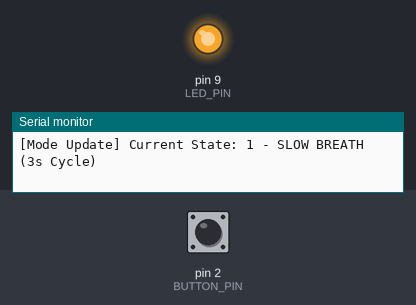
Simulated run of this sketch. Board: Arduino Uno, built with avr-gcc and run on an emulated ATmega328P. Shown: output pins drawn as LEDs (lit = HIGH), the last lines printed to the serial monitor. Inputs (shaded band) come from the test bench; at power-on: pin 2 (BUTTON_PIN) HIGH.

Above: at 1.2 s.
1.3 s: pin 2 (BUTTON_PIN) pulled LOW for 0.15 s
At 1.48 s:
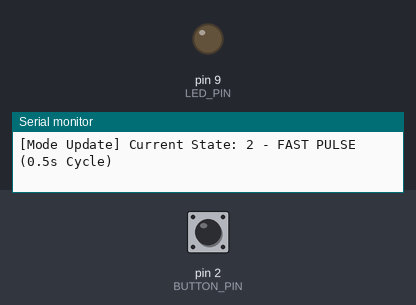
4.3 s: pin 2 (BUTTON_PIN) pulled LOW for 1 s
Timing chart, 0 to 13.6 s (numbered marks = the images above; inputs shaded):
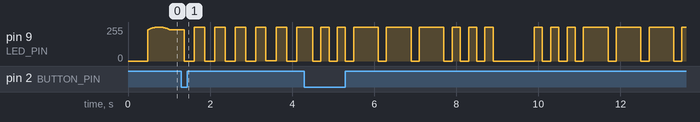

The sketch:

night_light.ino
```cpp
// Pin Definitions
const int LED_PIN = 9;       // Must be a PWM pin (indicated by '~' on Arduino)
const int BUTTON_PIN = 2;    // Button pin for mode toggle

// Operational Modes
enum LightMode {
  SLOW_BREATH,   // Mode 0: 3-second cycle
  FAST_PULSE,    // Mode 1: 0.5-second cycle
  SOS_PATTERN    // Mode 2: Distress flash
};

LightMode currentMode = SLOW_BREATH;

// Non-blocking Timing Variables
unsigned long lastModeChange = 0;
bool lastButtonState = HIGH;

// Variables for SOS Mode tracking
unsigned long sosStartTime = 0;
int sosStep = 0;
const int sosTimings[] = {
  200, 200, 200, 200, 200, 200, // S: 3 short flashes (on 200ms, off 200ms)
  600, 200, 600, 200, 600, 200, // O: 3 long flashes  (on 600ms, off 200ms)
  200, 200, 200, 200, 200, 1000 // S: 3 short flashes (on 200ms, off 1000ms rest)
};
const int SOS_STEPS_TOTAL = 18;

void setup() {
  Serial.begin(9600);

  pinMode(LED_PIN, OUTPUT);
  pinMode(BUTTON_PIN, INPUT_PULLUP); // Uses internal pull-up resistor

  // Print initial state
  logMode();
}

void loop() {
  unsigned long currentTime = millis();

  // --- 1. Button Press & State Detection ---
  bool currentButtonState = digitalRead(BUTTON_PIN);

  // Detect falling edge (Unpressed to Pressed transition)
  if (currentButtonState == LOW && lastButtonState == HIGH) {
    // Software debounce check (50ms window)
    if (currentTime - lastModeChange > 50) {
      // Rotate through modes: 0 -> 1 -> 2 -> 0
      if (currentMode == SLOW_BREATH) currentMode = FAST_PULSE;
      else if (currentMode == FAST_PULSE) currentMode = SOS_PATTERN;
      else if (currentMode == SOS_PATTERN) currentMode = SLOW_BREATH;

      sosStartTime = currentTime; // Reset SOS progression if entering mode 2
      sosStep = 0;

      logMode();
      lastModeChange = currentTime;
    }
  }
  lastButtonState = currentButtonState;

  // --- 2. Mode Execution Matrix ---
  if (currentMode == SLOW_BREATH) {
    // 3-second cycle = 3000ms
    // Converts time into a smooth sine wave cycle bouncing between 0 and 255
    float period = 3000.0;
    float angle = (currentTime / period) * 2.0 * PI;
    int brightness = (sin(angle) + 1.0) * 127.5; // Map sin (-1 to 1) to PWM (0 to 255)
    analogWrite(LED_PIN, brightness);
  }
  else if (currentMode == FAST_PULSE) {
    // 0.5-second cycle = 500ms
    float period = 500.0;
    float angle = (currentTime / period) * 2.0 * PI;
    int brightness = (sin(angle) + 1.0) * 127.5;
    analogWrite(LED_PIN, brightness);
  }
  else if (currentMode == SOS_PATTERN) {
    // Calculate how much time has passed inside the current flash segment
    unsigned long timeInStep = currentTime - sosStartTime;

    if (timeInStep >= sosTimings[sosStep]) {
      sosStep = (sosStep + 1) % SOS_STEPS_TOTAL; // Move to next step loop
      sosStartTime = currentTime;
    }

    // Even steps are ON (0, 2, 4 = S | 6, 8, 10 = O | 12, 14, 16 = S)
    // Odd steps are OFF spacing periods
    if (sosStep % 2 == 0) {
      analogWrite(LED_PIN, 255); // Full brightness
    } else {
      analogWrite(LED_PIN, 0);   // Dark
    }
  }
}

// Log status to Serial monitor
void logMode() {
  Serial.print("[Mode Update] Current State: ");
  if (currentMode == SLOW_BREATH) Serial.println("1 - SLOW BREATH (3s Cycle)");
  else if (currentMode == FAST_PULSE) Serial.println("2 - FAST PULSE (0.5s Cycle)");
  else if (currentMode == SOS_PATTERN) Serial.println("3 - EMERGENCY SOS PATTERN");
}
```
